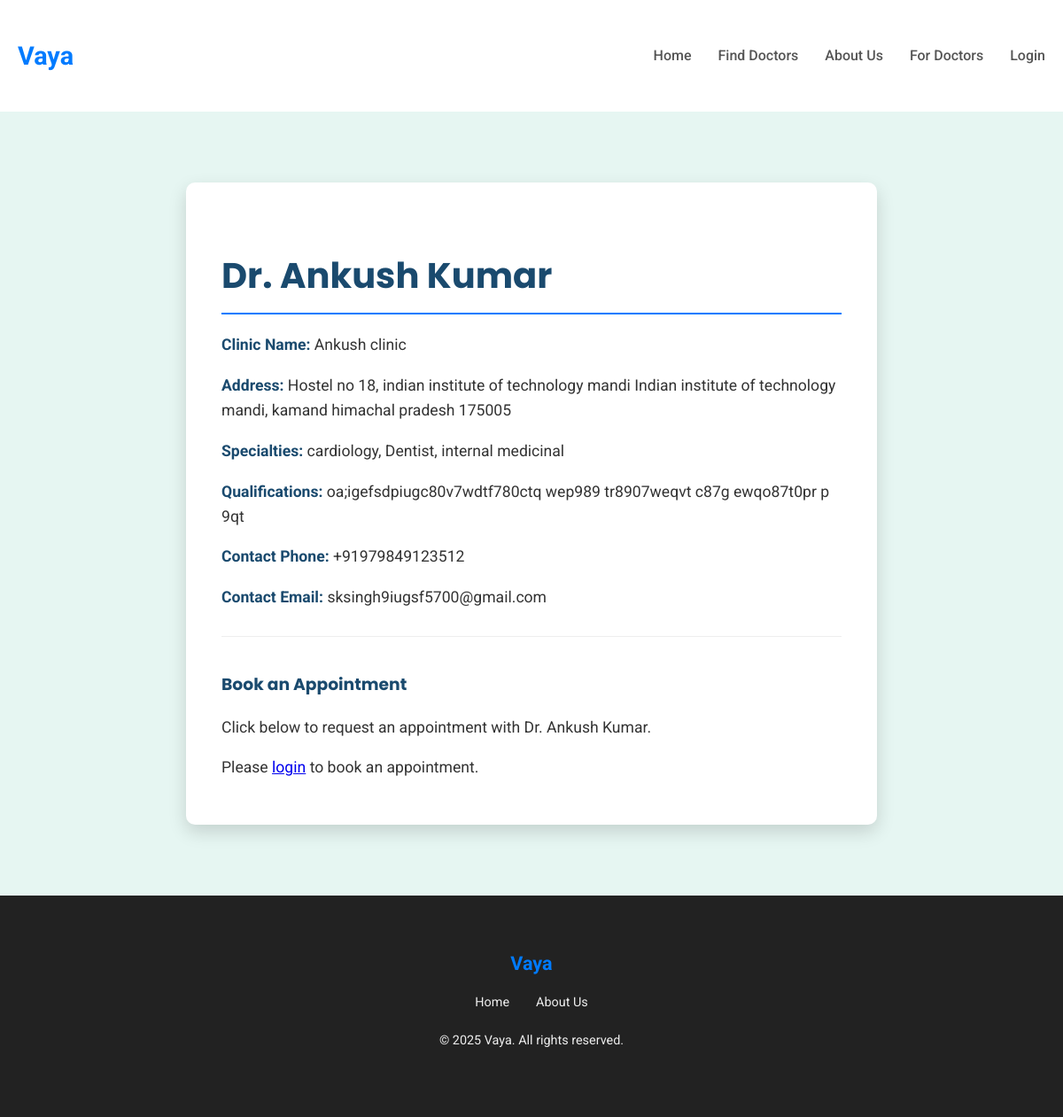
Screenshot of /doctors/6/ with the database file from the repository.
### doctors/models.py (models this page shows, shortened)
class Doctor(models.Model):
    user = models.OneToOneField(CustomUser, on_delete=models.SET_NULL, null=True, blank=True, related_name='doctor_login_profile')
    full_name = models.CharField(max_length=200)
    specialties = models.ManyToManyField(Specialty, blank=True, related_name='doctors')
    clinic_name = models.CharField(max_length=200)
    clinic_address = models.TextField()
    contact_phone = models.CharField(max_length=15, unique=True)
    contact_email = models.EmailField(unique=True, blank=True, null=True)
    qualifications = models.TextField(blank=True, null=True)
    is_approved = models.BooleanField(default=False)
    created_at = models.DateTimeField(auto_now_add=True)
    working_days = models.CharField(
        max_length=100,
        blank=True,
        null=True,
        help_text="E.g., Mon-Fri, Mon,Wed,Fri, or All Weekends"
    )
    start_time = models.TimeField(blank=True, null=True)
    end_time = models.TimeField(blank=True, null=True)
    class Meta:
        ordering = ['full_name']

class Specialty(models.Model):
    name = models.CharField(max_length=100, unique=True)
    class Meta:
        verbose_name_plural = "Specialties"

### doctors/views.py (the view)
# urls.py: path('<int:doctor_id>/', views.doctor_detail, name='doctor_detail'),
def doctor_detail(request, doctor_id):
    doctor = Doctor.objects.get(id=doctor_id) # Or use get_object_or_404
    context = {'doctor': doctor}
    return render(request, 'doctors/doctor_detail.html', context)

### templates/doctors/doctor_detail.html (shortened to what this page needs)
{% extends 'base.html' %}
{% block content %}
    <section class="profile-section">
        <div class="container">
            <div class="doctor-profile">
                <h1>Dr. {{ doctor.full_name }}</h1>
                <p><strong>Clinic Name:</strong> {{ doctor.clinic_name }}</p>
                <p><strong>Address:</strong> {{ doctor.clinic_address }}</p>
                <p><strong>Specialties:</strong>
                    {% for specialty in doctor.specialties.all %}
                        {{ specialty.name }}{% if not forloop.last %}, {% endif %}
                    {% empty %}
                        N/A
                    {% endfor %}
                </p>
                <p><strong>Qualifications:</strong> {{ doctor.qualifications|default:"Not provided" }}</p>
                <p><strong>Contact Phone:</strong> {{ doctor.contact_phone }}</p>
                <p><strong>Contact Email:</strong> {{ doctor.contact_email|default:"Not provided" }}</p>
                <div style="margin-top: 30px; padding-top: 20px; border-top: 1px solid #eee;">
                    <h3>Book an Appointment</h3>
                    <p>Click below to request an appointment with Dr. {{ doctor.full_name }}.</p>
                    {% if user.is_authenticated %}
                        <a href="{% url 'book_appointment' doctor.id %}" class="btn-primary">Book Appointment Now</a>
                    {% else %}
                        <p>Please <a href="{% url 'login' %}">login</a> to book an appointment.</p>
                    {% endif %}
                </div>
            </div>
        </div>
    </section>
{% endblock %}

### templates/base.html (style rules this page uses)
body { margin: 0; font-family: 'Roboto', sans-serif; line-height: 1.6; color: #333; background-color: #f8fcfb; display: flex; flex-direction: column; min-height: 100vh; }
h1, h2, h3 { font-family: 'Poppins', sans-serif; color: #1a4a6e; }
.container { max-width: 1200px; margin: 0 auto; padding: 20px; }

### templates/doctors/doctor_detail.html (style rules this page uses)
.profile-section { flex-grow: 1; padding: 60px 0; background-color: #e6f6f2; display: flex; align-items: center; justify-content: center; }
.doctor-profile { background-color: #fff; padding: 40px; border-radius: 10px; box-shadow: 0 8px 20px rgba(0,0,0,0.15); width: 100%; max-width: 700px; text-align: left; }
.doctor-profile h1 { font-size: 2.5em; margin-bottom: 20px; border-bottom: 2px solid #007bff; padding-bottom: 10px; }
.doctor-profile p { margin-bottom: 10px; font-size: 1.1em; }
.doctor-profile strong { color: #1a4a6e; }

### rows the page displays
Doctor: full_name "Ankush Kumar", clinic_name "Ankush clinic", clinic_address "Hostel no 18, indian institute of technology mandi Indian institute of technology mandi, kamand himachal pradesh 175005", qualifications "oa;igefsdpiugc80v7wdtf780ctq wep989 tr8907weqvt c87g ewqo87t0pr p 9qt", contact_phone "+91979849123512", contact_email "sksingh9iugsf5700@gmail.com"
Specialty: name "cardiology"
Specialty: name "Dentist"
Specialty: name "internal medicinal"
